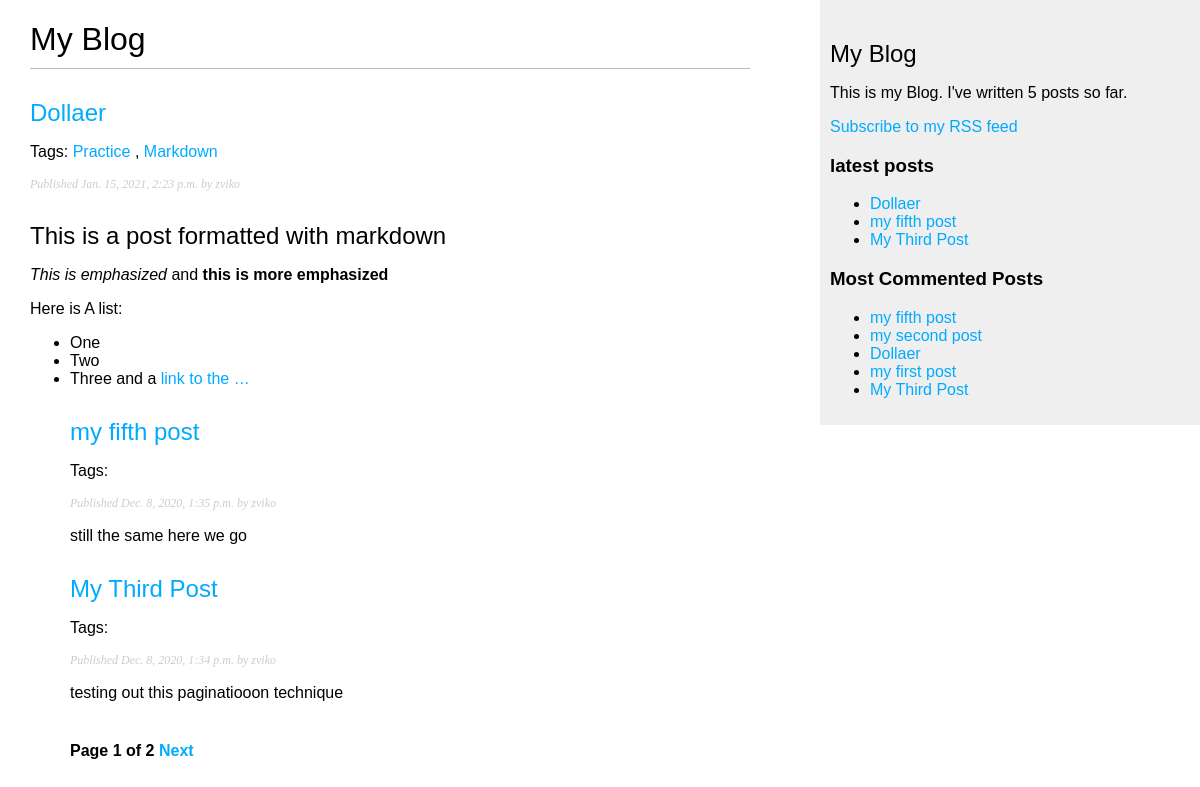
Screenshot of /blog/ with the database file from the repository.
### blog/models.py (models this page shows, shortened)
class Post(models.Model):
    STATUS_CHOICES = (
        ('draft', 'Draft'),
        ('published', 'Published'),
    )
    title = models.CharField(max_length=250)
    slug = models.SlugField(max_length=250, unique_for_date='publish')
    author = models.ForeignKey(User, on_delete=models.CASCADE, related_name='blog_posts')
    body = models.TextField()
    publish = models.DateTimeField(default=timezone.now)
    created = models.DateTimeField(auto_now_add=True)
    updated = models.DateTimeField(auto_now=True)
    status = models.CharField(max_length=10, choices= STATUS_CHOICES,default='draft')
    class Meta:
        ordering = ('-publish',)
    objects = models.Manager()
    published = PublishedManager()
    def get_absolute_url(self):
        return reverse('blog:post_detail', args=[self.publish.year, self.publish.month, self.publish.day, self.slug])
    tags = TaggableManager()

### blog/views.py (the view)
# urls.py: path('', views.post_list, name='post_list'),
def post_list(request, tag_slug=None):
    object_list = Post.published.all()
    tag = None
    if tag_slug:
        tag = get_object_or_404(Tag, slug=tag_slug)
        object_list = object_list.filter(tags__in=[tag])
    paginator = Paginator(object_list, 3)# 3 posts in each page
    page = request.GET.get('page')
    try:
        posts = paginator.page(page)
    except PageNotAnInteger:
        posts = paginator.page(1)
    except EmptyPage:
        posts = paginator.page(paginator.num_pages)
    return render(request, 'blog/post/list.html', {'posts': posts,'page':page, 'tag': tag})

### blog/models.py (called while the page is built)
    def get_queryset(self):
        return super(PublishedManager,
                     self).get_queryset()\
                          .filter(status='published')

### blog/templatetags/blog_tags.py (called while the page is built)
@register.simple_tag
def total_posts():
    return Post.published.count()

@register.inclusion_tag('blog/post/latest_posts.html')
def show_latest_posts(count=5):
    latest_posts = Post.published.order_by('-publish')[:count]
    return {'latest_posts': latest_posts}

@register.simple_tag
def get_most_commented_posts(count=5):
    return Post.published.annotate(total_comments=Count('comments')).order_by('-total_comments')[:count]

@register.filter(name='markdown')
def markdown_format(text):
    return mark_safe(markdown.markdown(text))

### blog/templates/blog/post/list.html (shortened to what this page needs)
{% extends 'blog/base.html' %}
{% load blog_tags %}
{% block content %}
<h1>My Blog</h1>
    {% for post in posts %}
        <h2><a href="{{ post.get_absolute_url }}">{{ post.title }}</a></h2>
        <p class="tags">
            Tags:
            {% for tag in post.tags.all %}
                <a href="{% url 'blog:post_list_by_tag' tag.slug %}">{{ tag.name }}</a>
                {% if not forloop.last %}, {% endif %}
            {% endfor %}
        </p>
        <p class="date"> Published {{post.publish}} by {{post.author}}</p>
    {{post.body|markdown|truncatewords:30 }}
    {% endfor %}
{% include "pagination.html" with page=posts %}
{% endblock %}

### blog/templates/blog/base.html (shortened to what this page needs)
{% load blog_tags %}
{% load static%}
<!DOCTYPE html>
<html>
<head>
    <link href="{% static 'css/blog.css' %}" rel="stylesheet">
</head>
<body>
<div id="content">
    {% block content %}{% endblock %}
</div>
<div id="sidebar">
    <h2>My Blog</h2>
    <p>This is my Blog. I've written {% total_posts%} posts so far.</p>
    <p>
        <a href="{% url 'blog:post_feed' %}">Subscribe to my RSS feed</a>
    </p>
    <h3>latest posts</h3>
    {% show_latest_posts 3 %}
    <h3>Most Commented Posts</h3>
    {% get_most_commented_posts as most_commented_posts %}
    <ul>
        {% for post in most_commented_posts%}
        <li>
            <a href="{{ post.get_absolute_url }}">{{ post.title }}</a>
        </li>
        {% endfor %}
    </ul>
</div>
</body>
</html>

### blog/templates/blog/post/latest_posts.html
<ul>
    {% for post in latest_posts %}
    <li>
        <a href="{{ post.get_absolute_url }}">{{ post.title }}</a>
    </li>
    {% endfor %}
</ul>

### blog/static/css/blog.css (style rules this page uses)
body { margin:0; padding:0; font-family:helvetica, sans-serif; }
a { color:#00abff; text-decoration:none; }
h1 { font-weight:normal; border-bottom:1px solid #bbb; padding:0 0 10px 0; }
h2 { font-weight:normal; margin:30px 0 0; }
#content { float:left; width:60%; padding:0 0 0 30px; }
#sidebar { float:right; width:30%; padding:10px; background:#efefef; height:100%; }
p.date { color:#ccc; font-family: georgia, serif; font-size: 12px; font-style: italic; }

### rows the page displays
Post: title "Dollaer", publish "Jan. 15, 2021, 2:23 p.m.", author "zviko", body "This is a post formatted with markdown This is emphasized and this is more emphasized Here is A list: One Two Three and a link to the …"
Tag: name "Practice"
Tag: name "Markdown"
Post: title "my fifth post", publish "Dec. 8, 2020, 1:35 p.m.", author "zviko", body "still the same here we go"
Post: title "My Third Post", publish "Dec. 8, 2020, 1:34 p.m.", author "zviko", body "testing out this paginatiooon technique"
Post: title "my second post"
Post: title "my first post"

### other values shown
{{ page.number }} "1"
{{ page.paginator.num_pages }} "2"
